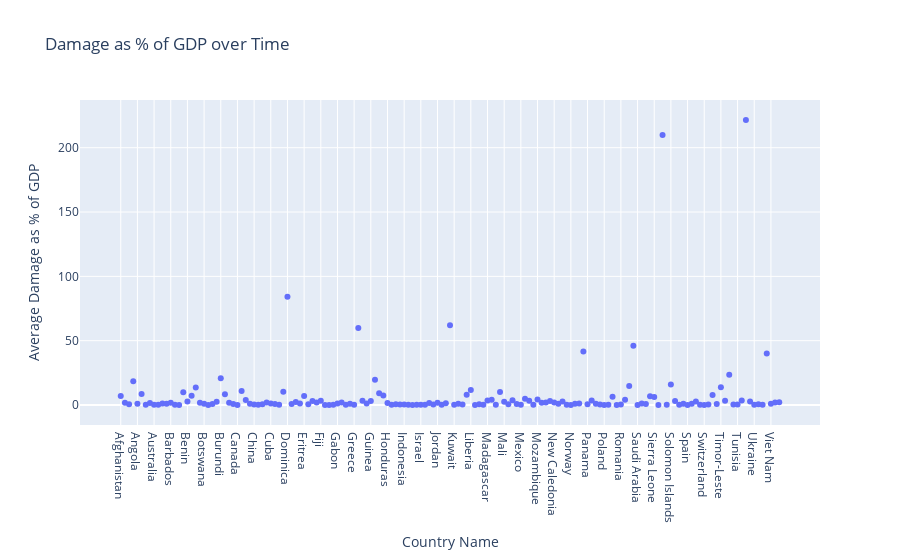

Notebook code for this chart:
### Code cell
fig = px.scatter(country_damage_avg_all, x='Country Name', y='Average Damage as % of GDP',
                 title='Damage as % of GDP over Time')

# Show the figure
fig.show()

### Figure 1 — Plotly figure (JSON) as saved in the notebook; plotly's stock layout.template omitted (floating-point values rounded to 4 significant figures; data arrays with more than 128 entries replaced by an {"elided": "..."} marker saying what was removed)
{"data": [{"hovertemplate": "Country Name=%{x}<br>Average Damage as % of GDP=%{y}<extra></extra>", "legendgroup": "", "marker": {"color": "#636efa", "symbol": "circle"}, "mode": "markers", "name": "", "orientation": "v", "showlegend": false, "type": "scatter", "x": {"elided": "159 str values"}, "xaxis": "x", "y": {"elided": "159 float values"}, "yaxis": "y"}], "layout": {"legend": {"tracegroupgap": 0}, "title": {"text": "Damage as % of GDP over Time"}, "xaxis": {"anchor": "y", "domain": [0, 1], "title": {"text": "Country Name"}}, "yaxis": {"anchor": "x", "domain": [0, 1], "title": {"text": "Average Damage as % of GDP"}}}}
